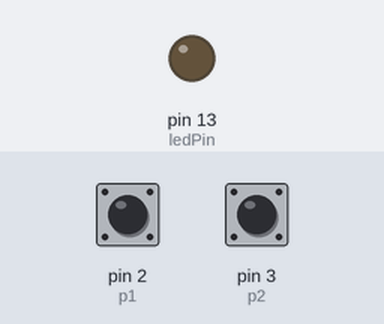
The sketch below on a simulated Arduino Uno, built with avr-gcc and run on an emulated ATmega328P. Parts: output pins drawn as LEDs (lit = HIGH). The test bench sets the inputs (shaded band); at power-on: pin 2 (p1) HIGH, pin 3 (p2) HIGH.

Above: at 1.2 s.
1.3 s: pin 2 (p1) pulled LOW for 0.15 s
At 1.9 s:
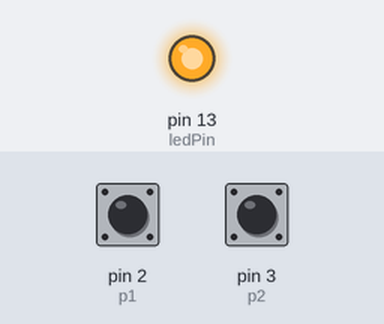
2.9 s: pin 3 (p2) pulled LOW for 0.15 s
At 4.1 s:
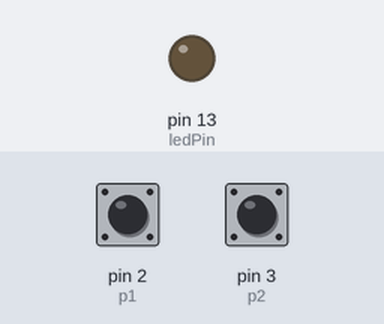
4.5 s: pin 2 (p1) pulled LOW for 1 s
At 5.5 s:
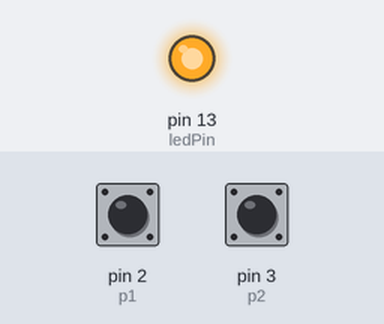
Timing chart, 0 to 16.7 s (numbered marks = the images above; inputs shaded):
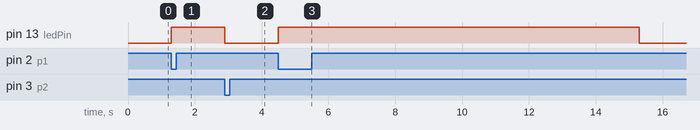

The sketch:

apartado4.ino
```cpp
#include <stdint.h>

const int ledPin = 13;  // Pin del LED
const int p1 = 2;       // Pin del pulsador P1
const int p2 = 3;       // Pin del pulsador P2

bool ledEncendido = false;
unsigned long tiempoInicio = 0;
const unsigned long tiempoEspera = 10000; // 10 segundos

void setup() {
    pinMode(ledPin, OUTPUT);
    pinMode(p1, INPUT_PULLUP);
    pinMode(p2, INPUT_PULLUP);
}

void loop() {
    if (digitalRead(p1) == LOW) {  // Si se presiona P1
        digitalWrite(ledPin, HIGH);
        ledEncendido = true;
        tiempoInicio = millis();  // Reinicia el temporizador
        delay(200); // Pequeña pausa para evitar rebotes
    }

    if (digitalRead(p2) == LOW) {  // Si se presiona P2, apaga el LED
        digitalWrite(ledPin, LOW);
        ledEncendido = false;
        delay(200); // Pequeña pausa para evitar rebotes
    }

    if (ledEncendido && (millis() - tiempoInicio >= tiempoEspera)) {
        digitalWrite(ledPin, LOW); // Apaga el LED tras 10s
        ledEncendido = false;
    }
}
```

Measured:
- after the input at 1.3 s, pin 13 (ledPin): LOW → HIGH at once
- after the input at 2.9 s, pin 13 (ledPin): HIGH → LOW at once
- after the input at 4.5 s, pin 13 (ledPin): LOW → HIGH at once, → LOW 10.8 s later
